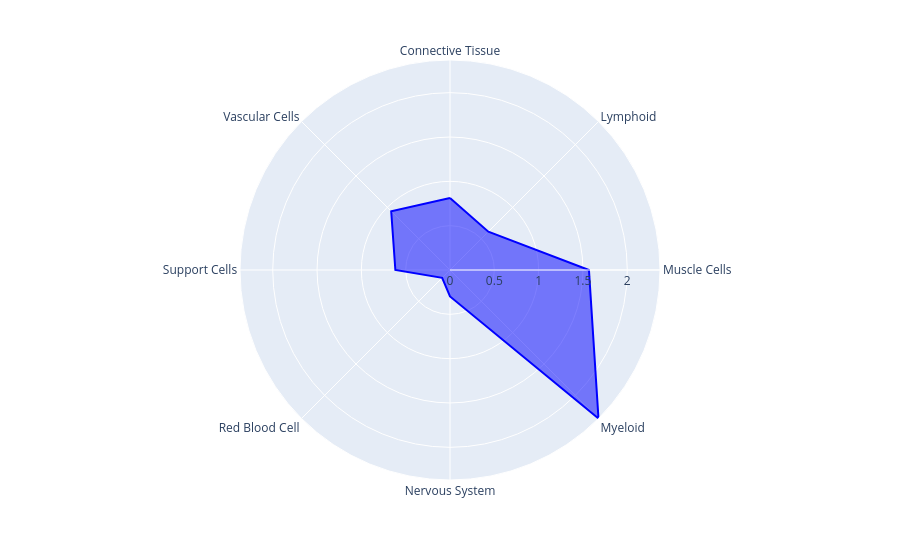
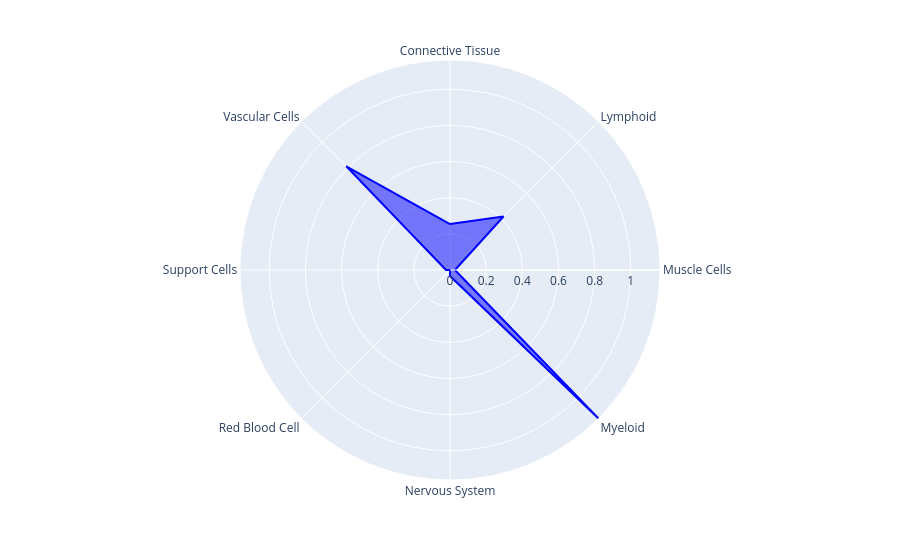
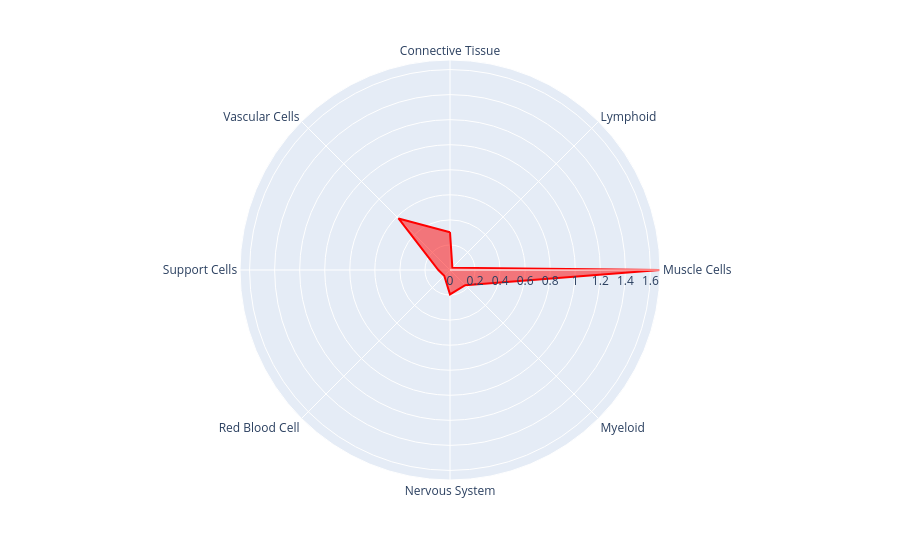
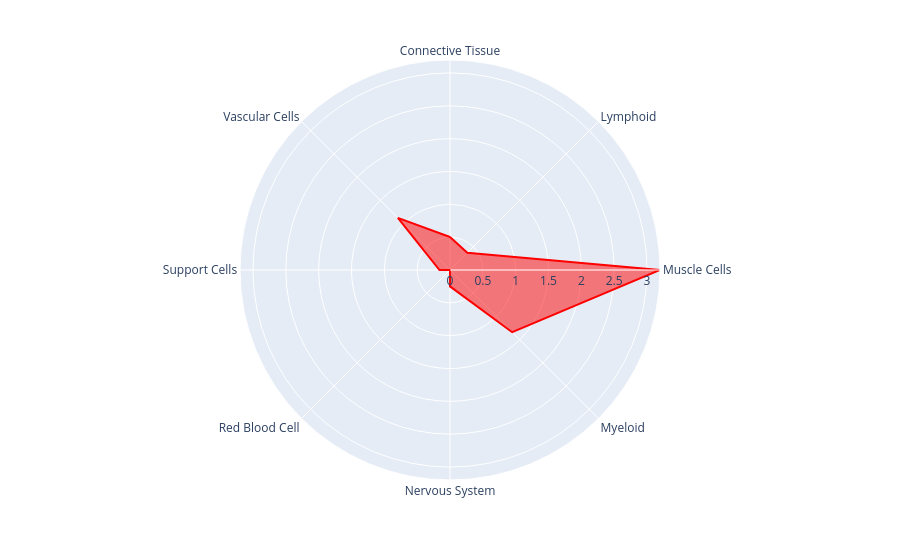

The notebook cell these images were saved under, in order:
### Code cell
for gene in A.index :
    fig = print_radar_spyder(gene=gene, expression=A, categories=cells)
    print(gene)
    fig.show()

### Figure 1 — Plotly figure (JSON) as saved in the notebook; plotly's stock layout.template omitted (floating-point values rounded to 4 significant figures)
{"data": [{"fill": "toself", "hovertemplate": "ACIN1=%{r}<br>theta=%{theta}<extra></extra>", "legendgroup": "", "line": {"color": "blue", "dash": "solid"}, "marker": {"symbol": "circle"}, "mode": "lines", "name": "", "r": [0.8114, 0.6117, 1.568, 2.369, 0.2986, 0.1251, 0.6164, 0.9382, 0.8114], "showlegend": false, "subplot": "polar", "theta": ["Connective Tissue", "Lymphoid", "Muscle Cells", "Myeloid", "Nervous System", "Red Blood Cell", "Support Cells", "Vascular Cells", "Connective Tissue"], "type": "scatterpolar"}], "layout": {"legend": {"tracegroupgap": 0}, "margin": {"t": 60}, "polar": {"angularaxis": {"direction": "clockwise", "rotation": 90}, "domain": {"x": [0, 1], "y": [0, 1]}}}}

### Figure 2 — Plotly figure (JSON) as saved in the notebook; plotly's stock layout.template omitted (floating-point values rounded to 4 significant figures)
{"data": [{"fill": "toself", "hovertemplate": "ADA=%{r}<br>theta=%{theta}<extra></extra>", "legendgroup": "", "line": {"color": "blue", "dash": "solid"}, "marker": {"symbol": "circle"}, "mode": "lines", "name": "", "r": [0.254, 0.4185, 0.02738, 1.162, 0.03291, 0, 0.02208, 0.8115, 0.254], "showlegend": false, "subplot": "polar", "theta": ["Connective Tissue", "Lymphoid", "Muscle Cells", "Myeloid", "Nervous System", "Red Blood Cell", "Support Cells", "Vascular Cells", "Connective Tissue"], "type": "scatterpolar"}], "layout": {"legend": {"tracegroupgap": 0}, "margin": {"t": 60}, "polar": {"angularaxis": {"direction": "clockwise", "rotation": 90}, "domain": {"x": [0, 1], "y": [0, 1]}}}}

### Figure 3 — Plotly figure (JSON) as saved in the notebook; plotly's stock layout.template omitted (floating-point values rounded to 4 significant figures)
{"data": [{"fill": "toself", "hovertemplate": "AK1=%{r}<br>theta=%{theta}<extra></extra>", "legendgroup": "", "line": {"color": "red", "dash": "solid"}, "marker": {"symbol": "circle"}, "mode": "lines", "name": "", "r": [0.3019, 0.02679, 1.676, 0.1717, 0.1947, 0.06507, 0.09297, 0.5817, 0.3019], "showlegend": false, "subplot": "polar", "theta": ["Connective Tissue", "Lymphoid", "Muscle Cells", "Myeloid", "Nervous System", "Red Blood Cell", "Support Cells", "Vascular Cells", "Connective Tissue"], "type": "scatterpolar"}], "layout": {"legend": {"tracegroupgap": 0}, "margin": {"t": 60}, "polar": {"angularaxis": {"direction": "clockwise", "rotation": 90}, "domain": {"x": [0, 1], "y": [0, 1]}}}}

### Figure 4 — Plotly figure (JSON) as saved in the notebook; plotly's stock layout.template omitted (floating-point values rounded to 4 significant figures)
{"data": [{"fill": "toself", "hovertemplate": "ALDOA=%{r}<br>theta=%{theta}<extra></extra>", "legendgroup": "", "line": {"color": "red", "dash": "solid"}, "marker": {"symbol": "circle"}, "mode": "lines", "name": "", "r": [0.5018, 0.3727, 3.198, 1.339, 0.2502, 0, 0.1604, 1.122, 0.5018], "showlegend": false, "subplot": "polar", "theta": ["Connective Tissue", "Lymphoid", "Muscle Cells", "Myeloid", "Nervous System", "Red Blood Cell", "Support Cells", "Vascular Cells", "Connective Tissue"], "type": "scatterpolar"}], "layout": {"legend": {"tracegroupgap": 0}, "margin": {"t": 60}, "polar": {"angularaxis": {"direction": "clockwise", "rotation": 90}, "domain": {"x": [0, 1], "y": [0, 1]}}}}
